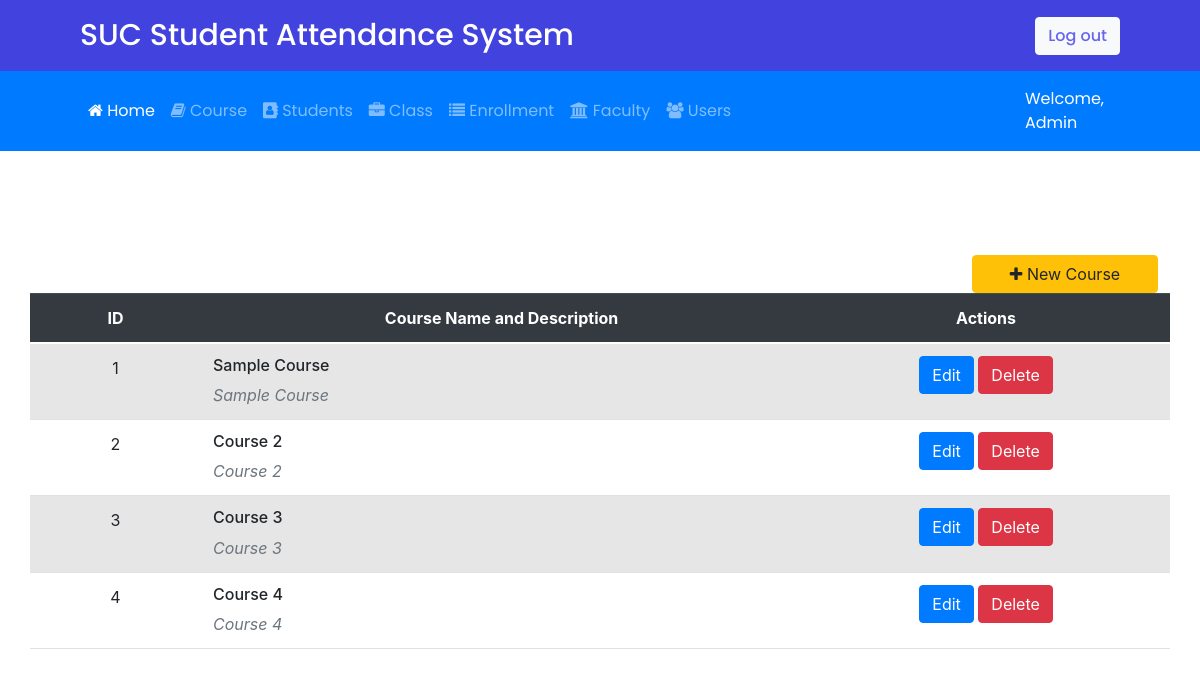
The page /course.php on the database its author committed.
### tables this page shows
CREATE TABLE `courses` (
  `id` varchar(30) NOT NULL PRIMARY KEY,
  `course` varchar(100) NOT NULL,
  `description` text NOT NULL,
  `date_created` datetime NOT NULL DEFAULT current_timestamp()
);

### course.php (the view, shortened to what this page needs)
<!DOCTYPE html>
<html>
<link href="https://cdn.jsdelivr.net/npm/bootstrap@5.0.0-beta1/dist/css/bootstrap.min.css" rel="stylesheet">
<body>
<div class="header-top">
<nav class="navbar">
<a class="navbar-brand" href="#">SUC Student Attendance System</a>
<button type="button" class="btn btn-light"><a href="logout-user.php">Log out</a></button>
</nav>
</div>
<?php
include('aheader.php');
$keyword="";
$sql="select * from courses ".$keyword;
$result=$con->query($sql);
?>
<h1 style='color: #fff;'><b>Course</b></h1>
<div class="container">
			<div class="row">
				<table class="table table-hover table-striped" style="background-color:white;">
		        <span class="float:right"><a class="btn btn-warning btn-block col-sm-2 float-right" href="newcourse.php" id="new_course">
					<i class="fa fa-plus"></i> New Course
				</a></span>
				<thead>
		        <tr class="thead-dark">
		            <th class="text-center"  width="15%">ID</th>
					<th class="text-center">Course Name and Description</th>
                    <th class="text-center">Actions</th>
		        </tr>
		    	</thead>
		        <tbody>
					<?php
						if ($result->num_rows > 0) {
							while($row = $result->fetch_assoc()) {
								$id=$row['id'];
								$course=$row['course'];
								$description=$row['description'];
					?>
		            <tr>
		                <td class="text-center"><?php echo $id; ?></td>
						<td style="max-width:200px">
		                    <h6><?php echo $course; ?></h6>
		                    <em class="text-muted">
								<?php echo $description; ?>
		                    </em>
		                </td>
		                <td class="text-center">
		                    <a href="editcourse.php?pid=<?php echo $id; ?>" class="btn btn-primary">Edit</a>
							<a href="course.php?delete=<?php echo $id;?>
							" class="btn btn-danger" onclick="return confirm ('Confirm Delete?')">Delete</a>
		                </td>
		            </tr>
					<?php
							}
						}
					?>
		        </tbody>
		    	</table>
			</div>
</div>
</body>
</html>

### course.php (style rules this page uses)
body { background-image:url(SUC_building.jpg); background-size: cover; background-position: right; width: 100%; height:100%; background-repeat: no-repeat; background-attachment: fixed; }
nav { padding-left: 80px!important; padding-right: 80px!important; background: #4242df; font-family: 'Poppins', sans-serif; }
nav a.navbar-brand { color: #fff; font-size: 30px!important; font-weight: 500; }
button a { color: #6665ee; font-weight: 500; }
h1 { width: 100%; text-align: center; font-size: 40px; font-weight: 500; color: #fff; }
table { margin-top: 5em; background-color: #fff; }

### rows shown on the page
courses: id "1", course "Sample Course", description "Sample Course"
courses: id "2", course "Course 2", description "Course 2"
courses: id "3", course "Course 3", description "Course 3"
courses: id "4", course "Course 4", description "Course 4"
